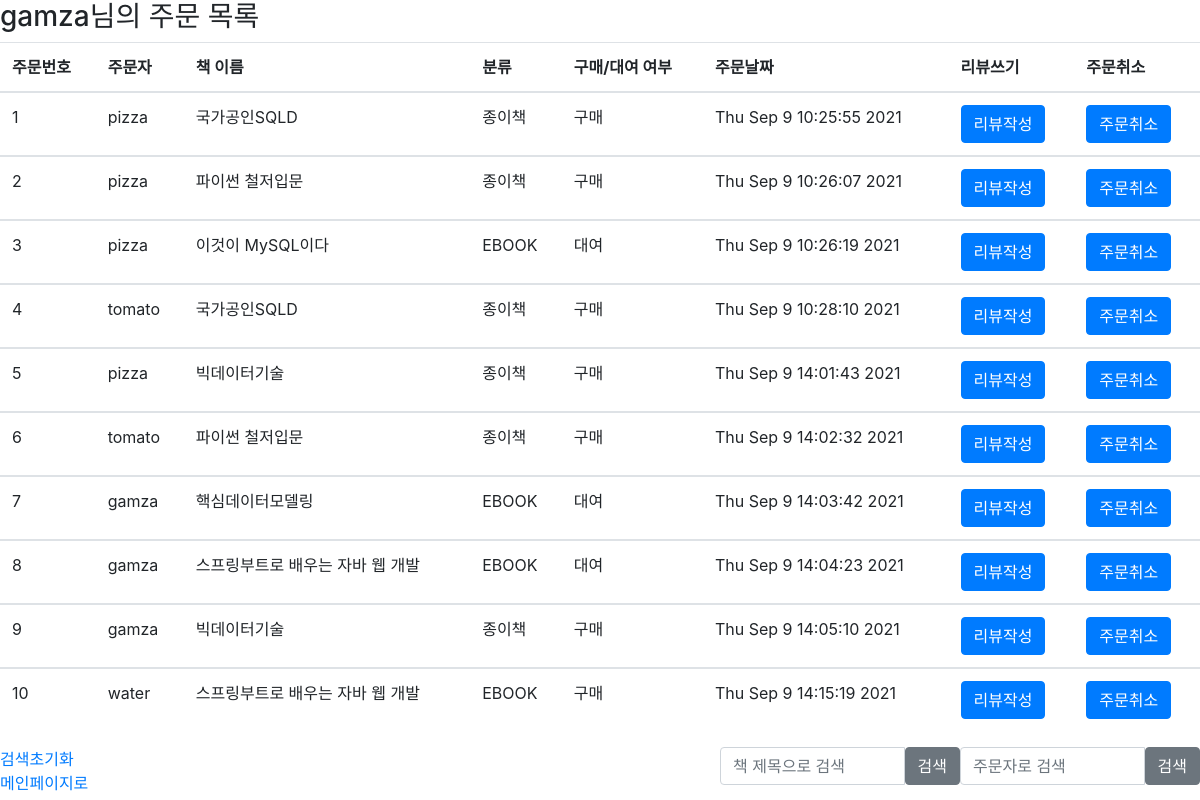
Screenshot of /order/list (signed in) with the database file from the repository.
### models/mem_model.py (models this page shows)
class Order(db.Model):
    order_no = db.Column(db.Integer, primary_key=True)
    orderer = db.Column(db.String(20), db.ForeignKey('member.id', ondelete='CASCADE'))
    book_title = db.Column(db.String(20), nullable=False)
    book_type = db.Column(db.String(20), nullable=False)
    buy_rental = db.Column(db.String(20), nullable=False)
    date = db.Column(db.DateTime(), nullable=False)
    expire = db.Column(db.DateTime())
    member = db.relationship('Member', backref=db.backref('order_set'))

### routes/ord_route.py (the view)
@bp.route('/list')
def list():
    olist = service.getAll()
    return render_template('order/list.html', olist = olist)

### models/mem_model.py (called while the page is built)
    def getAll(self):
        return Order.query.order_by(Order.order_no.asc())

### templates/order/list.html (shortened to what this page needs)
<!DOCTYPE html>
<html lang="en">
<head>
    <link href="{{ url_for('static', filename='bootstrap.min.css') }}" rel="stylesheet">
</head>
<body>
<h3>{{session.login_id}}님의 주문 목록</h3>
<table class="table" id="list-table">
    <thead>
        <tr>
            <th scope="col">주문번호</th>
            <th scope="col">주문자</th>
            <th scope="col">책 이름</th>
            <th scope="col">분류</th>
            <th scope="col">구매/대여 여부</th>
            <th scope="col">주문날짜</th>
            <th scope="col">리뷰쓰기</th>
            <th scope="col">주문취소</th>
        </tr>
    </thead>
    {% for o in olist %}
    <tbody>
        <tr>
            <td>{{o.order_no}}</td>
            <td>{{o.orderer}}</td>
            <td>{{o.book_title}}</td>
            <td>{{o.book_type}}</td>
            <td>{{o.buy_rental}}</td>
            <td>{{o.date.strftime("%c")}}</td>
            <td><input type="button" value="리뷰작성" class="btn-primary btn"></td>
            <td><input type="button" value="주문취소" class="btn-primary btn"></td>
        </tr>
    {% endfor %}
    </tbody>
</table>
<form name="f">
    <div class="input-group">
        <input type="text" class="form-control" name="orderer" placeholder="주문자로 검색" >
        <span class="input-group-btn">
            <button class="btn btn-secondary" type="button" onclick="a()">검색</button>
        </span>
    </div>
    <div class="input-group">
        <input type="text" class="form-control" name="book_title" placeholder="책 제목으로 검색">
        <span class="input-group-btn">
            <button class="btn btn-secondary" type="button" onclick="b()">검색</button>
        </span>
    </div>
</form>
<a href="/order/myOrder">검색초기화</a><br>
<a href="/">메인페이지로</a>
</body>
</html>

### templates/order/list.html (style rules this page uses)
div.input-group { width: 20%; float: right; }

### rows the page displays
Order: order_no "1", orderer "pizza", book_title "국가공인SQLD", book_type "종이책", buy_rental "구매", date "Thu Sep 9 10:25:55 2021"
Order: order_no "2", orderer "pizza", book_title "파이썬 철저입문", book_type "종이책", buy_rental "구매", date "Thu Sep 9 10:26:07 2021"
Order: order_no "3", orderer "pizza", book_title "이것이 MySQL이다", book_type "EBOOK", buy_rental "대여", date "Thu Sep 9 10:26:19 2021"
Order: order_no "4", orderer "tomato", book_title "국가공인SQLD", book_type "종이책", buy_rental "구매", date "Thu Sep 9 10:28:10 2021"
Order: order_no "5", orderer "pizza", book_title "빅데이터기술", book_type "종이책", buy_rental "구매", date "Thu Sep 9 14:01:43 2021"
Order: order_no "6", orderer "tomato", book_title "파이썬 철저입문", book_type "종이책", buy_rental "구매", date "Thu Sep 9 14:02:32 2021"
Order: order_no "7", orderer "gamza", book_title "핵심데이터모델링", book_type "EBOOK", buy_rental "대여", date "Thu Sep 9 14:03:42 2021"
Order: order_no "8", orderer "gamza", book_title "스프링부트로 배우는 자바 웹 개발", book_type "EBOOK", buy_rental "대여", date "Thu Sep 9 14:04:23 2021"
Order: order_no "9", orderer "gamza", book_title "빅데이터기술", book_type "종이책", buy_rental "구매", date "Thu Sep 9 14:05:10 2021"
Order: order_no "10", orderer "water", book_title "스프링부트로 배우는 자바 웹 개발", book_type "EBOOK", buy_rental "구매", date "Thu Sep 9 14:15:19 2021"

### other values shown
{{ session.login_id }} "gamza"
